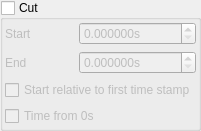
              <widget class="QGroupBox" name="cut_group">
               <property name="title">
                <string>Cut</string>
               </property>
               <property name="checkable">
                <bool>true</bool>
               </property>
               <property name="checked">
                <bool>false</bool>
               </property>
               <layout class="QGridLayout" name="gridLayout_19">
                <property name="leftMargin">
                 <number>2</number>
                </property>
                <property name="topMargin">
                 <number>2</number>
                </property>
                <property name="rightMargin">
                 <number>2</number>
                </property>
                <property name="bottomMargin">
                 <number>2</number>
                </property>
                <property name="horizontalSpacing">
                 <number>2</number>
                </property>
                <item row="0" column="0">
                 <widget class="QLabel" name="label_59">
                  <property name="text">
                   <string>Start</string>
                  </property>
                 </widget>
                </item>
                <item row="1" column="1">
                 <widget class="QDoubleSpinBox" name="cut_stop">
                  <property name="suffix">
                   <string>s</string>
                  </property>
                  <property name="decimals">
                   <number>6</number>
                  </property>
                  <property name="maximum">
                   <double>999999.999998999992386</double>
                  </property>
                 </widget>
                </item>
                <item row="1" column="0">
                 <widget class="QLabel" name="label_60">
                  <property name="text">
                   <string>End</string>
                  </property>
                 </widget>
                </item>
                <item row="0" column="1">
                 <widget class="QDoubleSpinBox" name="cut_start">
                  <property name="suffix">
                   <string>s</string>
                  </property>
                  <property name="decimals">
                   <number>6</number>
                  </property>
                  <property name="maximum">
                   <double>999999.999998999992386</double>
                  </property>
                 </widget>
                </item>
                <item row="3" column="0" colspan="2">
                 <widget class="QCheckBox" name="whence">
                  <property name="text">
                   <string>Start relative to first time stamp</string>
                  </property>
                 </widget>
                </item>
                <item row="4" column="0" colspan="2">
                 <widget class="QCheckBox" name="cut_time_from_zero">
                  <property name="text">
                   <string>Time from 0s</string>
                  </property>
                 </widget>
                </item>
               </layout>
              </widget>
